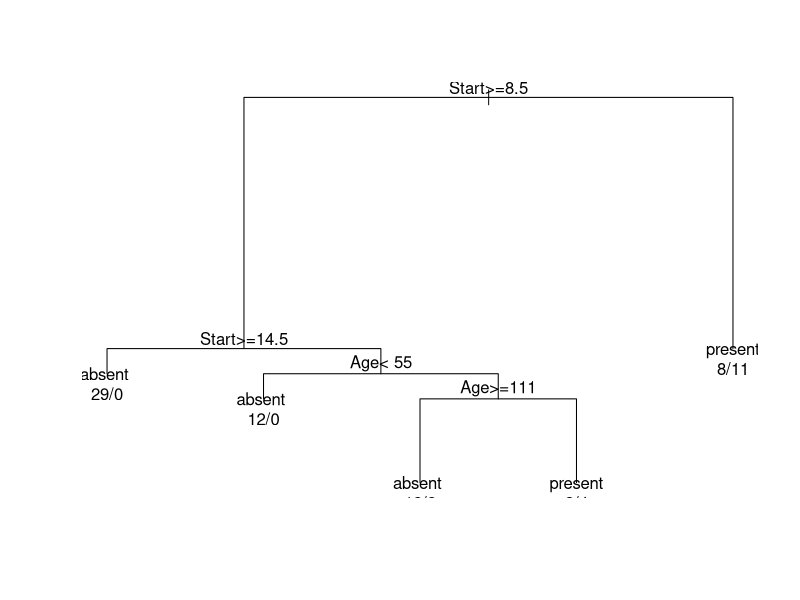
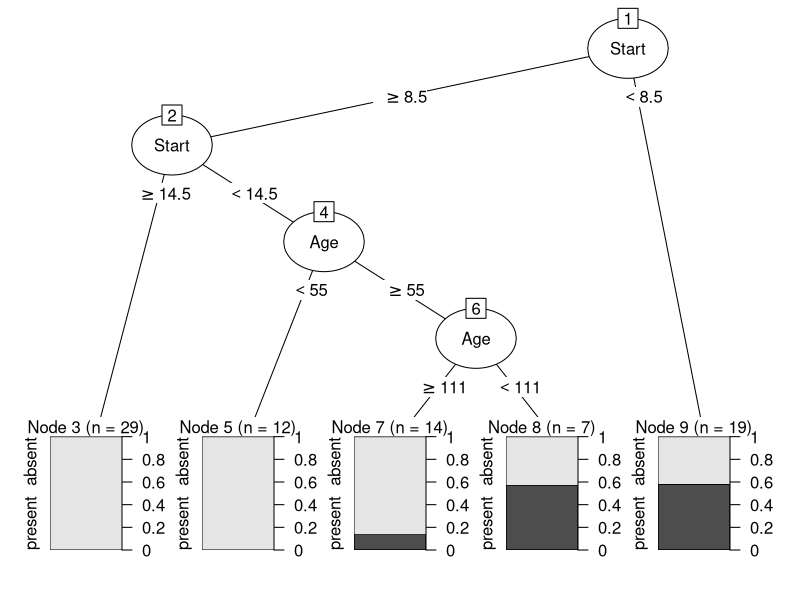
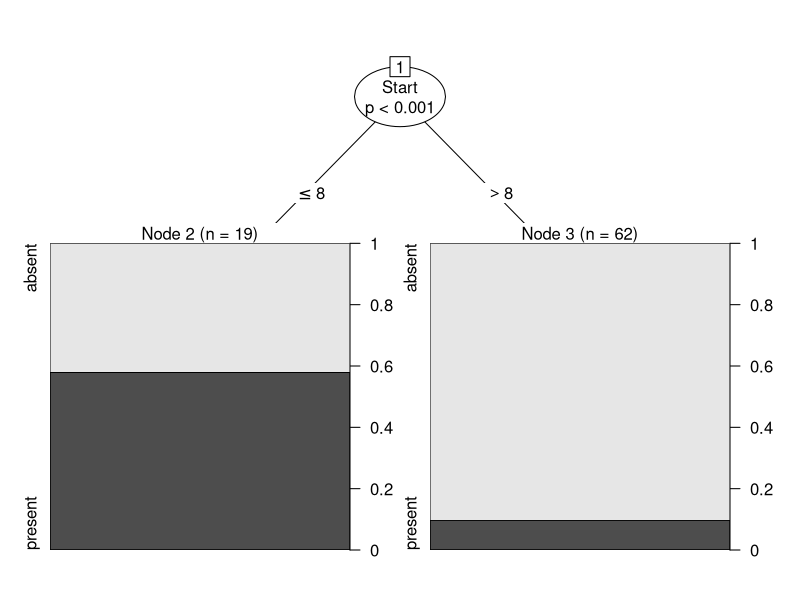

Generate these figures, in order, with R:
## ---- chunk 1
require(rpart, quietly=TRUE)
## ---- chunk 2
fit.r <- rpart(Kyphosis ~ Age + Number + Start, data=kyphosis)
plot(fit.r) # Draw rtree plot
text(fit.r, use.n=TRUE) # Add text
## ---- chunk 3
library(party) # For ctree.plot
library(partykit) # For conversion
plot(as.party(fit.r))
## ---- chunk 4
fit.c <- ctree(Kyphosis ~ Age + Number + Start, data=kyphosis)
plot(fit.c)
